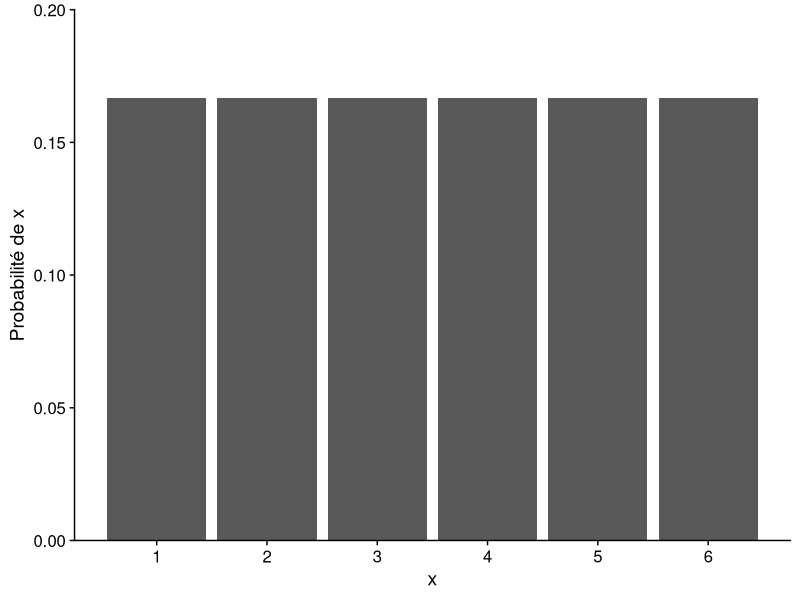
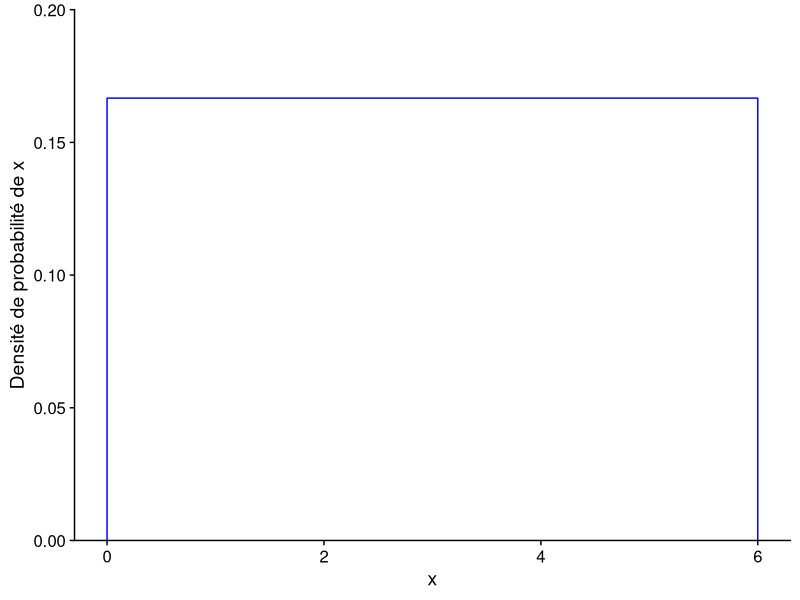
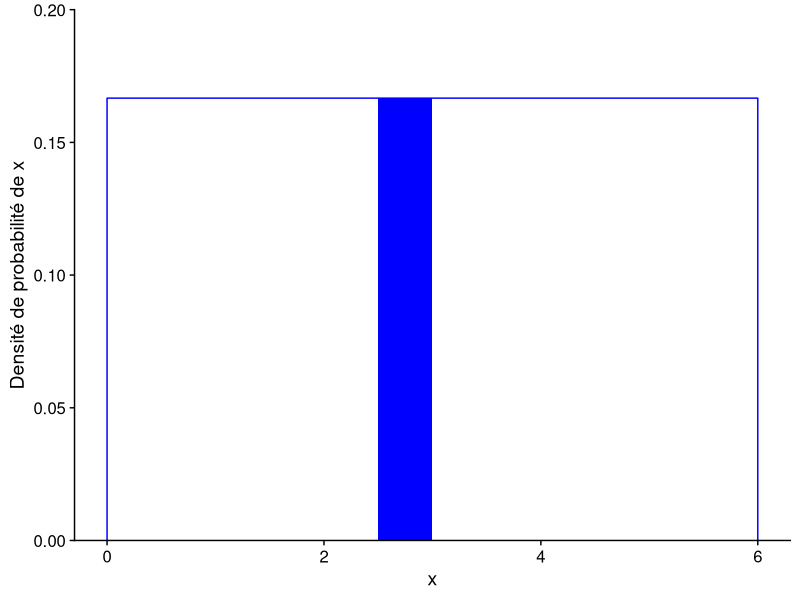
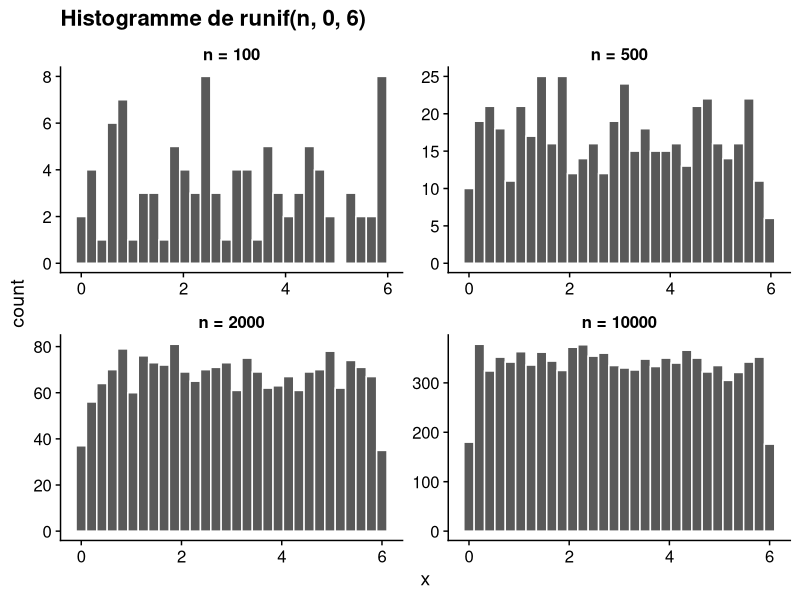
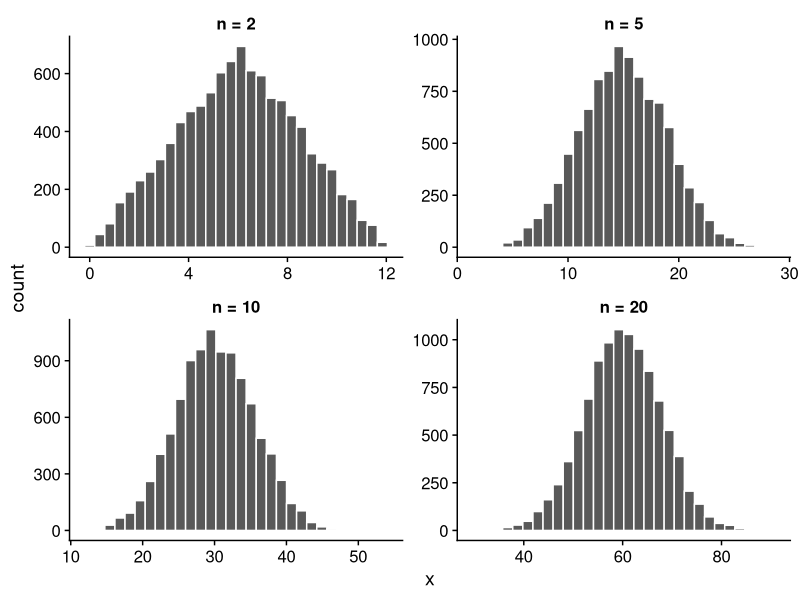
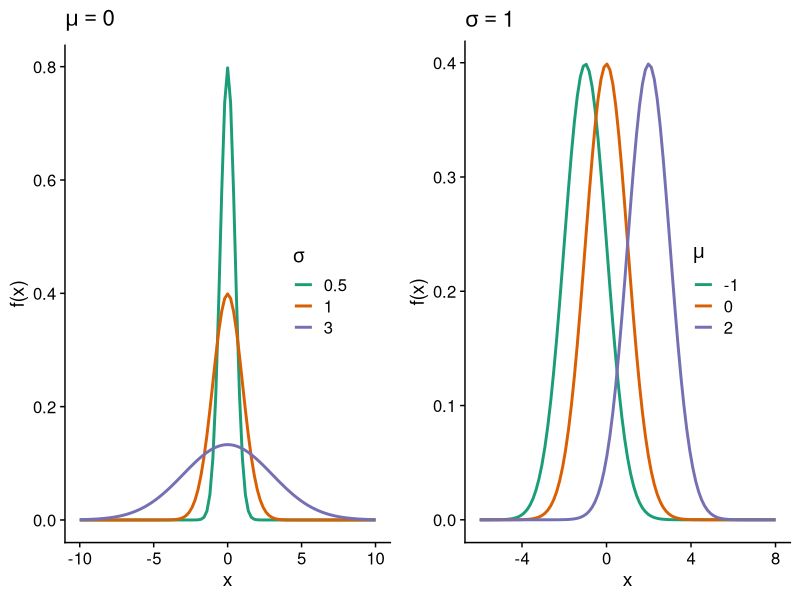

Write the R code that produced these figures, in order. (Note: this script raises an error after producing the figures.)
## ---- chunk 1
knitr::opts_chunk$set(echo = TRUE)
library(tidyverse)
library(cowplot)
theme_set(theme_cowplot())
set.seed(7102)
## ---- chunk 2
ggplot(NULL, aes(x = 1:6, y = 1/6)) +
    labs(x = "x", y = "Probabilité de x") +
    geom_bar(stat = "identity") +
    scale_x_continuous(breaks = 1:6) +
    scale_y_continuous(expand = c(0, 0), limits = c(0, 0.2))
## ---- chunk 3
ggplot(NULL, aes(x = c(-1E-6, 1E-6, 6 - 1E-6, 6 + 1E-6), y = c(0, 1/6, 1/6, 0))) +
    labs(x = "x", y = "Densité de probabilité de x") +
    scale_y_continuous(expand = c(0, 0), limits = c(0, 0.2)) +
    geom_line(color = "blue")
## ---- chunk 4
ggplot(NULL, aes(x = c(-1E-6, 1E-6, 6 - 1E-6, 6 + 1E-6), y = c(0, 1/6, 1/6, 0))) +
    labs(x = "x", y = "Densité de probabilité de x") +
    scale_y_continuous(expand = c(0, 0), limits = c(0, 0.2)) +
    geom_line(color = "blue") +
    geom_rect(xmin = 2.5, xmax = 3, ymin = 0, ymax = 1/6, fill = "blue")
## ---- chunk 5
x <- runif(n = 10, min = 0, max = 6)
round(x, 2) # round affiche les valeurs avec 2 décimales
## ---- chunk 6
df <- data.frame(n = c(100, 500, 2000, 10000)) %>%
    mutate(x = map(n, ~ runif(n = ., min = 0, max = 6))) %>%
    unnest()
ggplot(df, aes(x = x)) +
    labs(title = "Histogramme de runif(n, 0, 6)") +
    geom_histogram(color = "white") +
    facet_wrap(~ n, scales = "free", labeller = function(x) label_both(x, sep = " = ")) +
    theme(strip.background = element_blank(), strip.text = element_text(face = "bold"))
## ---- chunk 7
# Somme de n variables aléatoires uniformes entre min et max
somme_unif <- function(n, min, max) {
    sum(runif(n, min, max))
}

n <- 10
x <- replicate(10000, somme_unif(n, 0, 6))
## ---- chunk 8
df <- data.frame(n = c(2, 5, 10, 20)) %>%
    mutate(x = map(n, ~ replicate(10000, somme_unif(., 0, 6)))) %>%
    unnest()
ggplot(df, aes(x = x)) +
    labs("Histogramme de la somme de n variables uniformes entre 0 et 6") +
    geom_histogram(color = "white") + 
    facet_wrap(~ n, scales = "free", labeller = function(x) label_both(x, sep = " = ")) +
    theme(strip.background = element_blank(), strip.text = element_text(face = "bold"))
## ---- chunk 9
p1 <- ggplot(data.frame(x = c(-10, 10)), aes(x)) +
    labs(y = "f(x)", title = expression(mu == 0), color = expression(sigma)) +
    stat_function(aes(color = "0.5"), fun = dnorm, args = list(mean = 0, sd = 0.5), size = 1) +
    stat_function(aes(color = "1"), fun = dnorm, args = list(mean = 0, sd = 1), size = 1) +
    stat_function(aes(color = "3"), fun = dnorm, args = list(mean = 0, sd = 3), size = 1) +
    scale_color_brewer(palette = "Dark2") +
    theme(legend.position = c(0.7, 0.5))

p2 <- ggplot(data.frame(x = c(-6, 8)), aes(x)) +
    labs(y = "f(x)", title = expression(sigma == 1), color = expression(mu)) +
    stat_function(aes(color = "-1"), fun = dnorm, args = list(mean = -1, sd = 1), size = 1) +
    stat_function(aes(color = "0"), fun = dnorm, args = list(mean = 0, sd = 1), size = 1) +
    stat_function(aes(color = "2"), fun = dnorm, args = list(mean = 2, sd = 1), size = 1) +
    scale_color_brewer(palette = "Dark2") +
    theme(legend.position = c(0.7, 0.5))

plot_grid(p1, p2, nrow = 1)
## ---- chunk 10

plot_c <- function(q) {
    ggplot(NULL, aes(x = c(-3, 3))) +
    labs(x = "z", y = "F(z)") +
    stat_function(fun = pnorm) +
    geom_point(aes(x = q, y = pnorm(q)), color = "blue", size = 2) +
    scale_y_continuous(expand = c(0, 0))
} 

plot_d <- function(q) {
    ggplot(NULL, aes(x = c(-3, 3))) +
    labs(x = "z", y = "f(z)") +
    stat_function(fun = dnorm) +
    stat_function(fun = function(x) ifelse(x <= q, dnorm(x), NA), geom = "area", fill = "blue") +
    scale_y_continuous(expand = c(0, 0))
}

plot_grid(plot_c(-1.5), plot_c(0), plot_c(1.25),
          plot_d(-1.5), plot_d(0), plot_d(1.25), nrow = 2, align = "v")
## ---- chunk 11
pnorm(2, mean = 0, sd = 1)
## ---- chunk 12
pnorm(1, mean = 0, sd = 1) - pnorm(-1, mean = 0, sd = 1)
## ---- chunk 13
qnorm(0.75, mean = 0, sd = 1)
## ---- chunk 14
test <- rnorm(99, mean = 6, sd = 4)

qqnorm(test)
qqline(test)
## ---- chunk 15
kejim <- read.csv("../donnees/cours1_kejimkujik.csv")

dhp <- kejim$dhp

qqnorm(dhp)
qqline(dhp)
## ---- chunk 16
ggplot(kejim, aes(x = dhp)) +
    geom_histogram(color = "white", fill = "blue", binwidth = 5) +
    scale_y_continuous(expand = c(0, 0))
## ---- chunk 17
tval <- rt(100, df = 2)
qqnorm(tval)
qqline(tval)
## ---- chunk 18
p1 <- ggplot(NULL, aes(x = c(-3, 3))) +
    labs(title = "Distribution normale", x = "y", y = "f(y)") +
    stat_function(fun = dnorm) +
    scale_y_continuous(expand = c(0, 0))
p2 <- ggplot(NULL, aes(x = c(exp(-5), exp(2)))) +
    labs(title = "Distribution log-normale", x = "x", y = "f(x)") +
    stat_function(fun = dlnorm) +
    scale_y_continuous(expand = c(0, 0))
plot_grid(p1, p2, nrow = 1)
## ---- chunk 19
qqnorm(log(dhp))
qqline(log(dhp))
## ---- chunk 20
p1 <- ggplot(NULL, aes(x = c(-3, 3))) +
    labs(title = "Échelle logarithmique", x = "y", y = "f(y)") +
    stat_function(fun = dnorm, color = "blue", size = 1) +
    stat_function(fun = function(x) dnorm(x, 0, 0.5), color = "orange", size = 1) +
    scale_y_continuous(expand = c(0, 0))
p2 <- ggplot(NULL, aes(x = c(exp(-5), exp(2)))) +
    labs(title = "Échelle originale", x = "x", y = "f(x)") +
    stat_function(fun = dlnorm, color = "blue", size = 1) +
    stat_function(fun = function(x) dlnorm(x, 0, 0.5), color = "orange", size = 1) +
    scale_y_continuous(expand = c(0, 0))
plot_grid(p1, p2, nrow = 1)
## ---- chunk 21
c(qnorm(0.25), qnorm(0.75))
## ---- chunk 22
ggplot(NULL, aes(x = c(-3, 3))) +
    labs(x = "z", y = "f(z)") +
    stat_function(fun = dnorm) +
    stat_function(fun = function(x) ifelse(abs(x) > qnorm(0.95), dnorm(x), NA), geom = "area", fill = "red") +
    scale_y_continuous(expand = c(0, 0))
## ---- chunk 23

ggplot(data.frame(x = c(-4, 4)), aes(x)) +
    labs(y = "f(x)", color = "Distribution") +
    stat_function(aes(color = "z"), fun = dnorm, args = list(mean = 0, sd = 1), size = 1) +
    stat_function(aes(color = "t[4]"), fun = dt, args = list(df = 4), size = 1) +
    stat_function(aes(color = "t[9]"), fun = dt, args = list(df = 9), size = 1) +
    scale_color_brewer(palette = "Dark2", 
                       labels = c(expression(t[4]), expression(t[9]), expression(z))) +
    theme(legend.position = c(0.8, 0.5))
